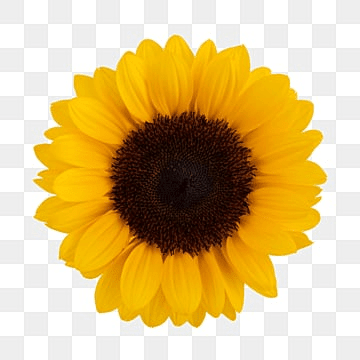
#> input picture OpenCV/Phase 5/flower.png, 360 x 360 px
$ jupyter execute --allow-errors 'Edge Detection & Thresholding.ipynb'
#> lines starting #> are read from the running program, lines starting #| are printed output that depends on the picture; after the words box and inside, x2 and y2 are one past the last pixel; in counts of white or black regions, pixels touching at a corner belong together
[cell 1]
import cv2

[cell 2]
img = cv2.imread("flower.png")
#> img is the input picture: shape (360, 360, 3); mean B, G, R 129.2, 189.5, 217.6

[cell 3]
cv2.imshow("original", img)
cv2.waitKey(0)
cv2.destroyAllWindows()

[cell 4]
# Canny Edge Detection
gray = cv2.cvtColor(img, cv2.COLOR_BGR2GRAY)
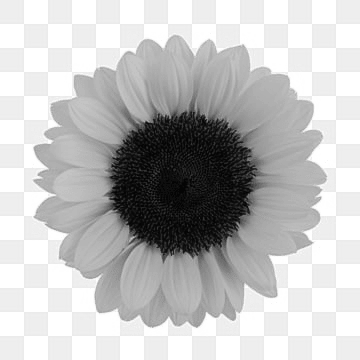
#> gray: shape (360, 360); min 4, max 255, mean 191

edges = cv2.Canny(gray, 100, 200)
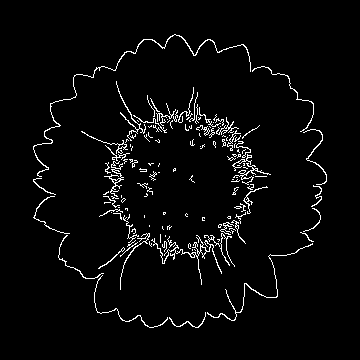
#> edges: shape (360, 360); 3.6% white in thin lines or dots, all inside (x1, y1, x2, y2) = (33, 34, 327, 328)

cv2.imshow("Edges", edges)

cv2.waitKey(0)
cv2.destroyAllWindows()

[cell 5]
# threshold
img = cv2.imread("flower.png", 0)
#> img: shape (360, 360); min 4, max 255, mean 190.8

ret, binary = cv2.threshold(
    img,
    127,
    255,
    cv2.THRESH_BINARY
)
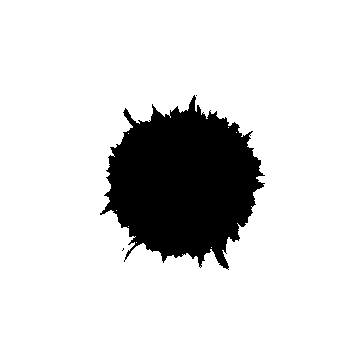
#> binary: shape (360, 360); 85.9% white; 3 black regions (2 under 20 px), largest, box (x1, y1, x2, y2) and area: (100, 95, 265, 270) 18234

cv2.imshow("Binary", binary)

cv2.waitKey(0)
cv2.destroyAllWindows()

[cell 6]
img1 = cv2.imread("img1.png")
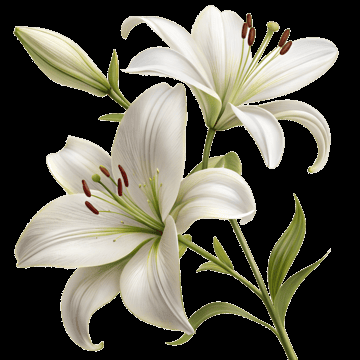
#> input picture OpenCV/Phase 5/img1.png, 360 x 360 px
#> img1 is the input picture: shape (360, 360, 3); mean B, G, R 75.1, 87.5, 89.5
img2 = cv2.imread("img2.jpeg")
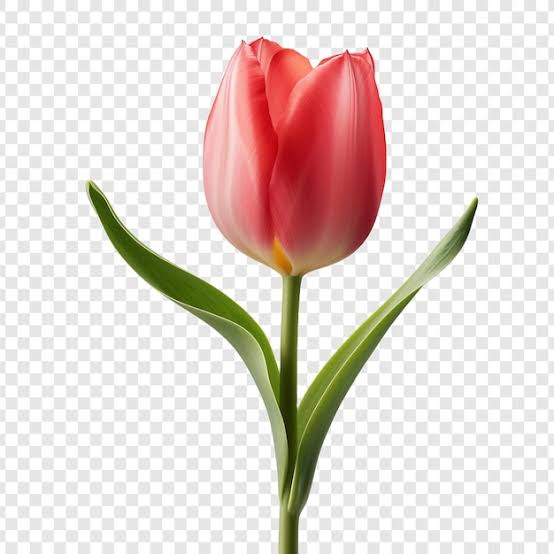
#> input picture OpenCV/Phase 5/img2.jpeg, 554 x 554 px
#> img2 is the input picture: shape (554, 554, 3); mean B, G, R 211.6, 216.4, 228.4

#> (a cell that did not finish here is left out)

[cell 8]
# Bitwise NOT
negative = cv2.bitwise_not(img)
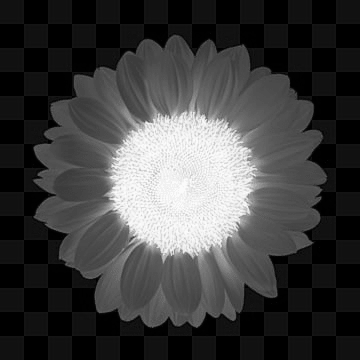
#> negative: shape (360, 360); min 0, max 251, mean 64.2

cv2.imshow("Negative", negative)

cv2.waitKey(0)
cv2.destroyAllWindows()

[cell 9]
img2 = cv2.resize(img2, (img1.shape[1], img1.shape[0]))
#> img2: shape (360, 360, 3)

[cell 10]
# Bitwise and
result = cv2.bitwise_and(img1, img2)
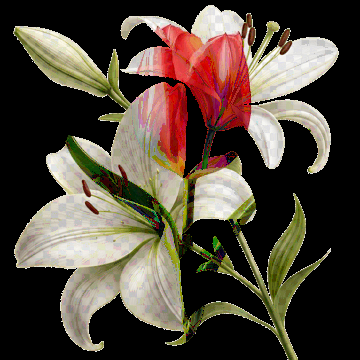
#> result: shape (360, 360, 3); mean B, G, R 58, 69.8, 80.5
cv2.imshow("Negative", result)

cv2.waitKey(0)
cv2.destroyAllWindows()

[cell 11]
# Bitwise or
result = cv2.bitwise_or(img1, img2)
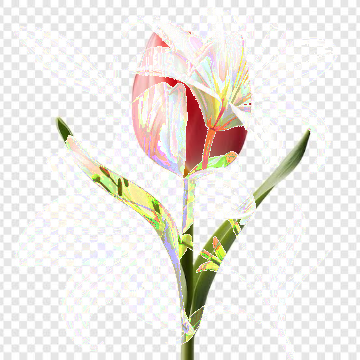
#> result: shape (360, 360, 3); mean B, G, R 228.6, 234.1, 237.3
cv2.imshow("or", result)

cv2.waitKey(0)
cv2.destroyAllWindows()

[cell 12]
# Bitwise xor
result = cv2.bitwise_xor(img1, img2)
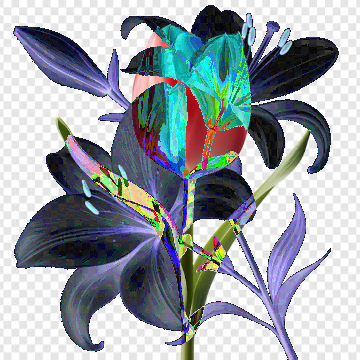
#> result: shape (360, 360, 3); mean B, G, R 170.6, 164.4, 156.8
cv2.imshow("xor", result)

cv2.waitKey(0)
cv2.destroyAllWindows()
